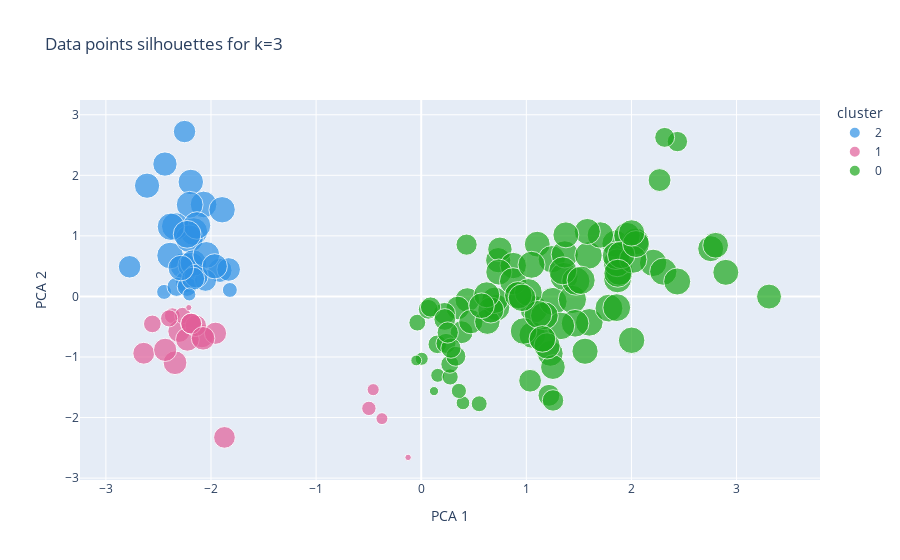

Notebook cell for this chart:
### Code cell
optimal_k = k_range[np.argmax(silhouette_avg_scores)]
kmeans_opt = KMeans(n_clusters=optimal_k, random_state=42)
cluster_labels = kmeans_opt.fit_predict(clustering_dataset)
sample_silhouette_values = silhouette_samples(clustering_dataset, cluster_labels)

clustering_dataset["cluster"] = cluster_labels.astype(str)
clustering_dataset["silhouette"] = sample_silhouette_values
scaler = MinMaxScaler()
clustering_dataset["silhouette"] = scaler.fit_transform(sample_silhouette_values.reshape(-1, 1)).flatten()
fig_points = px.scatter(
    clustering_dataset,
    x="PCA 1",
    y="PCA 2",
    color="cluster",
    size="silhouette",
    color_discrete_sequence=px.colors.qualitative.Dark24,
    title=f"Data points silhouettes for k={optimal_k}"
)
fig_points.show()
